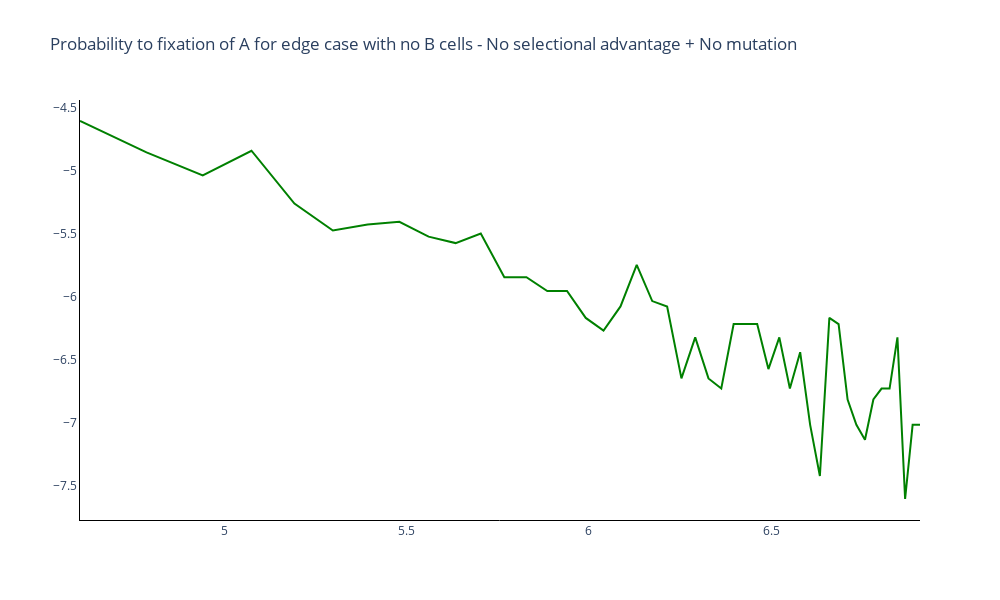

Notebook cell for this chart:
### Markdown cell above
### Plot probability to fixation of A

### Code cell
# Trace names - represent the transition probabilities used for the simulation
fig = go.Figure()

# Add traces of the transition probabilities
fig.add_trace(
    go.Scatter(
        y = np.log(prob_fix),
        x = np.log(choices_N),
        mode = 'lines',
        line_color = colours[2]
    )
)

fig.update_layout(
    title='Probability to fixation of A for edge case with no B cells - No selectional advantage + No mutation',
    width=1000, 
    height=600,
    plot_bgcolor='white',
    xaxis=dict(linecolor='black'),
    yaxis=dict(linecolor='black'),
    )

### Figure 1 — Plotly figure (JSON) as saved in the notebook; plotly's stock layout.template omitted (floating-point values rounded to 4 significant figures)
{"data": [{"line": {"color": "green"}, "mode": "lines", "type": "scatter", "x": [4.605, 4.787, 4.942, 5.075, 5.193, 5.298, 5.394, 5.481, 5.561, 5.635, 5.704, 5.768, 5.829, 5.886, 5.94, 5.991, 6.04, 6.087, 6.131, 6.174, 6.215, 6.254, 6.292, 6.328, 6.363, 6.397, 6.43, 6.461, 6.492, 6.522, 6.551, 6.579, 6.607, 6.633, 6.659, 6.685, 6.709, 6.733, 6.757, 6.78, 6.802, 6.824, 6.846, 6.867, 6.888, 6.908], "y": [-4.605, -4.854, -5.036, -4.841, -5.259, -5.473, -5.426, -5.404, -5.521, -5.573, -5.497, -5.843, -5.843, -5.952, -5.952, -6.166, -6.266, -6.075, -5.745, -6.032, -6.075, -6.645, -6.32, -6.645, -6.725, -6.215, -6.215, -6.215, -6.571, -6.32, -6.725, -6.438, -7.013, -7.419, -6.166, -6.215, -6.812, -7.013, -7.131, -6.812, -6.725, -6.725, -6.32, -7.601, -7.013, -7.013]}], "layout": {"height": 600, "plot_bgcolor": "white", "title": {"text": "Probability to fixation of A for edge case with no B cells - No selectional advantage + No mutation"}, "width": 1000, "xaxis": {"linecolor": "black"}, "yaxis": {"linecolor": "black"}}}
